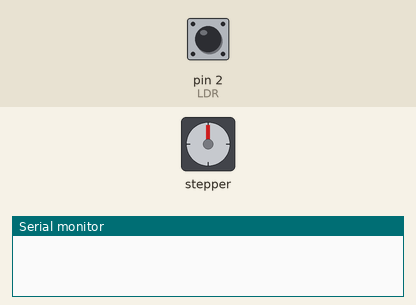
Bench run of a sketch on a simulated Arduino Uno, built with avr-gcc and run on an emulated ATmega328P. Parts: stepper motor, the last lines printed to the serial monitor. Wiring (inferred from the names in the program): stepper motor (2048 steps per turn assumed): coils pin 8, pin 9, pin 10, pin 11. Inputs (shaded band) come from the test bench; at power-on: pin 2 (LDR) HIGH.

Above: at 0.1 s.
At 3.7 s:
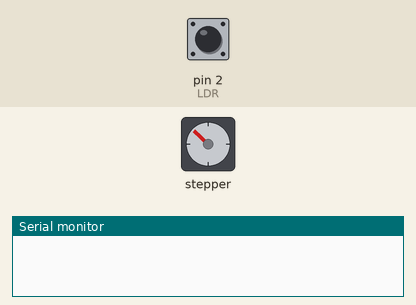
At 19.88 s:
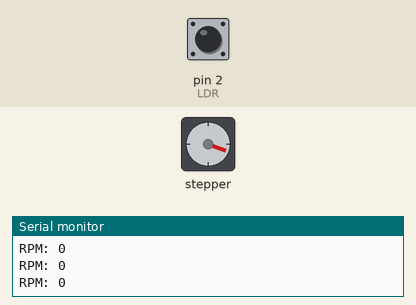
At 39.69 s:
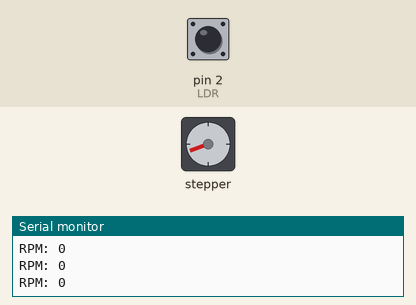
Timing chart, 0 to 40.0 s (numbered marks = the images above):
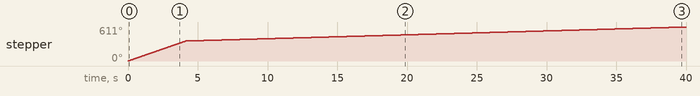

The sketch:

bicycle-day.ino
```cpp
#define STEPPER_PIN_1 8
#define STEPPER_PIN_2 9
#define STEPPER_PIN_3 10
#define STEPPER_PIN_4 11
#define LDR 2

int step_number = 0, index = 0;
const int numReadings = 10;
int readings[numReadings];
unsigned long average = 0, total = 0, rpm = 0, lastMillis = 0;
volatile int rpmCount = 0;

void setup() {
  pinMode(STEPPER_PIN_1, OUTPUT);
  pinMode(STEPPER_PIN_2, OUTPUT);
  pinMode(STEPPER_PIN_3, OUTPUT);
  pinMode(STEPPER_PIN_4, OUTPUT);
  pinMode(LDR, INPUT_PULLUP);
  attachInterrupt(digitalPinToInterrupt(LDR), inc_rpm_count, FALLING);
  Serial.begin(9600);
  for (int i = 0; i < 2048; i++) {
    OneStep(true);
    delay(2);
  }
}

void loop() {
    for(int i = 0; i < 2048; i++){

  if (millis() - lastMillis >= 1000) {
    detachInterrupt(LDR);
    total = 0;
    readings[index] = rpmCount * 60;
    for (int i = 0; i <= 9; i++) {
      total = total + readings[i];
    }
    average = total / numReadings;
    rpm = average;
    rpmCount = 0;
    index++;
    if (index >= numReadings){
      index = 0;
    }

    if (millis() > 11000) {
      Serial.print("RPM: ");
      Serial.println(rpm);
    }

    lastMillis = millis();
    attachInterrupt(digitalPinToInterrupt(LDR), inc_rpm_count, FALLING);
  }

    if (rpm > 800) {
      OneStep(true);
      delay(2);
    } else if (rpm > 400) {
      OneStep(true);
      delay(4);
    } else if (rpm > 350) {
      OneStep(true);
      delay(6);
    } else if (rpm > 300) {
      OneStep(true);
      delay(8);
    } else if (rpm > 250) {
      OneStep(true);
      delay(10);
    } else if (rpm > 200) {
      OneStep(true);
      delay(12);
    } else if (rpm > 150) {
      OneStep(true);
      delay(14);
    } else {
      OneStep(true);
      delay(25);
    }
  }
}

void inc_rpm_count(){
  rpmCount++;
}


void OneStep(bool dir){
  if(dir){
    switch(step_number){
      case 0:
        digitalWrite(STEPPER_PIN_1, HIGH);
        digitalWrite(STEPPER_PIN_2, LOW);
        digitalWrite(STEPPER_PIN_3, LOW);
        digitalWrite(STEPPER_PIN_4, LOW);
        break;
      case 1:
        digitalWrite(STEPPER_PIN_1, LOW);
        digitalWrite(STEPPER_PIN_2, HIGH);
        digitalWrite(STEPPER_PIN_3, LOW);
        digitalWrite(STEPPER_PIN_4, LOW);
        break;
      case 2:
        digitalWrite(STEPPER_PIN_1, LOW);
        digitalWrite(STEPPER_PIN_2, LOW);
        digitalWrite(STEPPER_PIN_3, HIGH);
        digitalWrite(STEPPER_PIN_4, LOW);
        break;
      case 3:
        digitalWrite(STEPPER_PIN_1, LOW);
        digitalWrite(STEPPER_PIN_2, LOW);
        digitalWrite(STEPPER_PIN_3, LOW);
        digitalWrite(STEPPER_PIN_4, HIGH);
        break;
    }
  } else {
    switch(step_number){
      case 0:
        digitalWrite(STEPPER_PIN_1, LOW);
        digitalWrite(STEPPER_PIN_2, LOW);
        digitalWrite(STEPPER_PIN_3, LOW);
        digitalWrite(STEPPER_PIN_4, HIGH);
        break;
      case 1:
        digitalWrite(STEPPER_PIN_1, LOW);
        digitalWrite(STEPPER_PIN_2, LOW);
        digitalWrite(STEPPER_PIN_3, HIGH);
        digitalWrite(STEPPER_PIN_4, LOW);
        break;
      case 2:
        digitalWrite(STEPPER_PIN_1, LOW);
        digitalWrite(STEPPER_PIN_2, HIGH);
        digitalWrite(STEPPER_PIN_3, LOW);
        digitalWrite(STEPPER_PIN_4, LOW);
        break;
      case 3:
        digitalWrite(STEPPER_PIN_1, HIGH);
        digitalWrite(STEPPER_PIN_2, LOW);
        digitalWrite(STEPPER_PIN_3, LOW);
        digitalWrite(STEPPER_PIN_4, LOW);


    }
  }
  step_number++;
  if(step_number > 3){
    step_number = 0;
  }
}
```

Measured:
- by itself, stepper: keeps turning clockwise at about 15°/s
